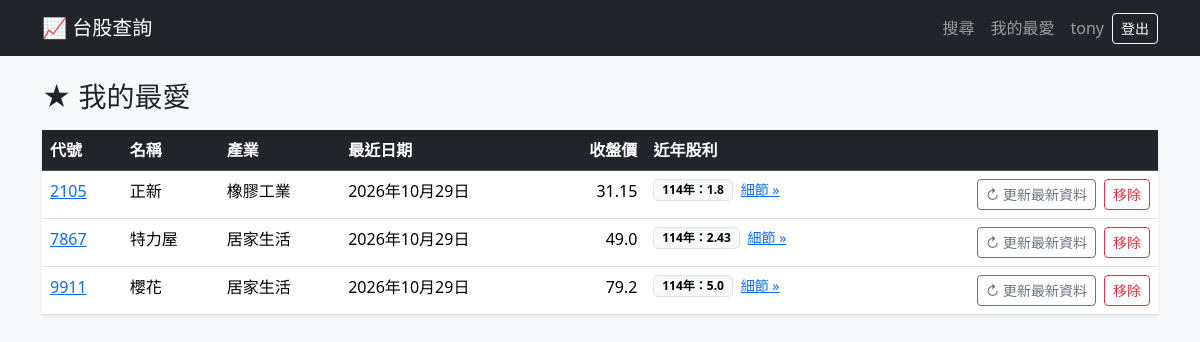
The page /favorites/ (signed in) on the database its author committed.
### stocks/models.py (models this page shows, shortened)
class Stock(models.Model):
    stock_id = models.CharField("代號", max_length=10, primary_key=True)
    name = models.CharField("名稱", max_length=50)
    industry = models.CharField("產業", max_length=50, blank=True)
    market = models.CharField("市場", max_length=10, blank=True)
    last_fetched = models.DateField("最後抓取日", null=True, blank=True)

class DailyPrice(models.Model):
    stock = models.ForeignKey(Stock, on_delete=models.CASCADE, related_name="prices")
    date = models.DateField()
    open = models.FloatField()
    high = models.FloatField()
    low = models.FloatField()
    close = models.FloatField()
    volume = models.BigIntegerField()
    class Meta:
        ordering = ["date"]
        constraints = [models.UniqueConstraint(fields=["stock", "date"], name="uniq_stock_date")]

class Dividend(models.Model):
    stock = models.ForeignKey(Stock, on_delete=models.CASCADE, related_name="dividends")
    year = models.CharField("股利所屬年度", max_length=10)
    date = models.DateField("公告資料日期")
    cash_dividend = models.FloatField("現金股利(元/股)", default=0.0)
    stock_dividend = models.FloatField("股票股利(元/股)", default=0.0)
    cash_ex_dividend_date = models.DateField("除息交易日", null=True, blank=True)
    class Meta:
        ordering = ["-year", "-date"]
        constraints = [models.UniqueConstraint(fields=["stock", "year", "date"], name="uniq_stock_year_date")]

### stocks/views.py (the view)
# urls.py: path("favorites/", views.favorites, name="favorites"),
@login_required
def favorites(request):
    favs = request.user.favorites.select_related("stock").order_by("stock__stock_id")
    rows = []
    for f in favs:
        last = f.stock.prices.order_by("-date").first()
        rows.append({"stock": f.stock, "last": last, "dividends": recent_dividend_summary(f.stock, years=1)})
    return render(request, "stocks/favorites.html", {"rows": rows})

### stocks/finmind.py (called while the page is built)
def recent_dividend_summary(stock, years=5):
    rows = list(
        stock.dividends.annotate(year_num=Cast("year", IntegerField())).order_by("-year_num", "-date")
    )
    totals, order = {}, []
    for r in rows:
        if r.year not in totals:
            order.append(r.year)
        totals[r.year] = totals.get(r.year, 0.0) + r.cash_dividend + r.stock_dividend
    return [{"year": y, "total": round(totals[y], 2)} for y in order[:years]]

### stocks/templates/stocks/favorites.html (shortened to what this page needs)
{% extends "base.html" %}
{% block content %}
<h3 class="mb-3">★ 我的最愛</h3>
{% if rows %}
<table class="table table-hover bg-white shadow-sm">
  <thead class="table-dark"><tr><th>代號</th><th>名稱</th><th>產業</th><th>最近日期</th><th class="text-end">收盤價</th><th>近年股利</th><th></th></tr></thead>
  <tbody>
  {% for r in rows %}
    <tr>
      <td><a href="{% url 'stock_detail' r.stock.stock_id %}">{{ r.stock.stock_id }}</a></td>
      <td>{{ r.stock.name }}</td>
      <td>{{ r.stock.industry }}</td>
      <td>{{ r.last.date|default:"（尚未抓取）" }}</td>
      <td class="text-end">{{ r.last.close|default:"-" }}</td>
      <td>
        <div class="d-flex align-items-center flex-wrap gap-1">
          {% with d=r.dividends.0 %}
            {% if d %}
              <span class="badge text-bg-light border">{{ d.year }}：{{ d.total }}</span>
            {% else %}
              <small class="text-muted">尚未抓取</small>
            {% endif %}
          {% endwith %}
          <a href="{% url 'stock_dividends' r.stock.stock_id %}" class="small ms-1">細節 »</a>
        </div>
      </td>
      <td class="text-end">
        <div class="d-flex gap-2 justify-content-end">
          <form method="post" action="{% url 'refresh_price' r.stock.stock_id %}">{% csrf_token %}
            <button class="btn btn-sm btn-outline-secondary">↻ 更新最新資料</button>
          </form>
          <form method="post" action="{% url 'toggle_favorite' r.stock.stock_id %}">{% csrf_token %}
            <button class="btn btn-sm btn-outline-danger">移除</button>
          </form>
        </div>
      </td>
    </tr>
  {% endfor %}
  </tbody>
</table>
{% else %}
  <div class="alert alert-secondary">尚未加入任何股票，<a href="{% url 'home' %}">去搜尋</a>。</div>
{% endif %}
{% endblock %}

### stocks/templates/base.html (shortened to what this page needs)
{% load static %}<!doctype html>
<html lang="zh-Hant">
<head>
  <link href="https://cdn.jsdelivr.net/npm/bootstrap@5.3.3/dist/css/bootstrap.min.css" rel="stylesheet">
</head>
<body class="bg-light">
<nav class="navbar navbar-expand navbar-dark bg-dark mb-4">
  <div class="container">
    <a class="navbar-brand" href="{% url 'home' %}">📈 台股查詢</a>
    <div class="navbar-nav ms-auto align-items-center">
      {% if user.is_authenticated %}
        <a class="nav-link" href="{% url 'home' %}">搜尋</a>
        <a class="nav-link" href="{% url 'favorites' %}">我的最愛</a>
        <span class="navbar-text mx-2">{{ user.username }}</span>
        <form method="post" action="{% url 'logout' %}" class="d-inline">{% csrf_token %}
          <button class="btn btn-sm btn-outline-light">登出</button>
        </form>
      {% else %}
        <a class="nav-link" href="{% url 'login' %}">登入</a>
        <a class="nav-link" href="{% url 'signup' %}">註冊</a>
      {% endif %}
    </div>
  </div>
</nav>
<main class="container">
  {% block content %}{% endblock %}
</main>
</body>
</html>

### rows shown on the page
Stock: stock.stock_id "2105", stock.name "正新", stock.industry "橡膠工業", last "2026年10月29日", last.close "31.15", dividends.0.year "114年", dividends.0.total "1.8"
Stock: stock.stock_id "7867", stock.name "特力屋", stock.industry "居家生活", last "2026年10月29日", last.close "49.0", dividends.0.year "114年", dividends.0.total "2.43"
Stock: stock.stock_id "9911", stock.name "櫻花", stock.industry "居家生活", last "2026年10月29日", last.close "79.2", dividends.0.year "114年", dividends.0.total "5.0"

### other values the page prints
{{ user.username }} "tony"
